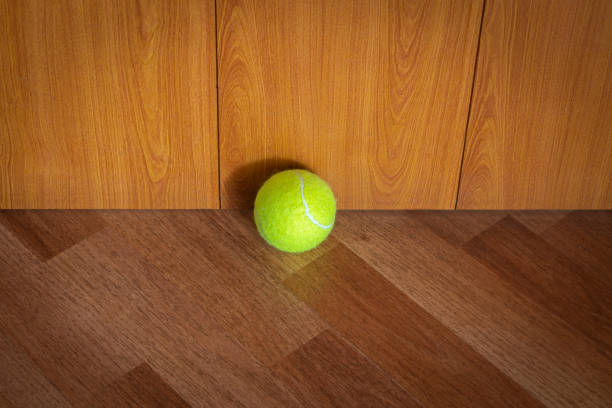
#> input picture tennisBall.jpg, 612 x 408 px
$ jupyter execute Workshop.ipynb
#> lines starting #> are read from the running program, lines starting #| are printed output that depends on the picture; after the words box and inside, x2 and y2 are one past the last pixel; in counts of white or black regions, pixels touching at a corner belong together
[cell 1]
import numpy as np
import cv2
from google.colab.patches import cv2_imshow

[cell 2]
img = cv2.imread("tennisBall.jpg")
#> img is the input picture: shape (408, 612, 3); mean B, G, R 38.6, 87.9, 144.3

print(img.shape)
#| (408, 612, 3)

cv2_imshow(img)

#cv2.imshow("Title", img)
#cv2.waitKey()
#cv2.destroyAllWindows()

[cell 3]
#draw a circle
cv2.circle(img, (100,100), 20, (0,255,0), 2)
cv2_imshow(img)

#draw a rectangle
cv2.rectangle(img, (100,100), (200,200), (0,255,0), 2)
cv2_imshow(img)

#make it grayscale
gray = cv2.cvtColor(img, cv2.COLOR_BGR2GRAY)
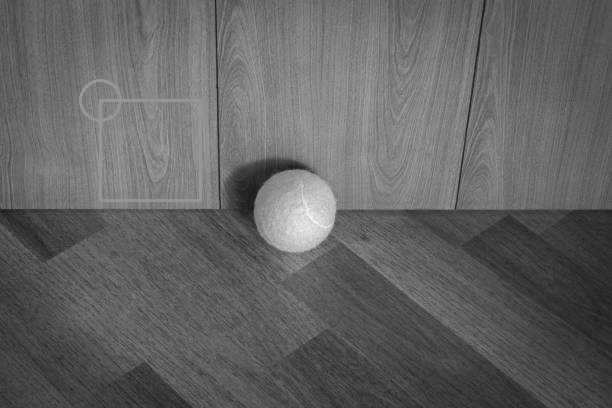
#> gray: shape (408, 612); min 23, max 248, mean 99.3
cv2_imshow(gray)

[cell 4]
#Masking

mask = np.zeros(img.shape[:2], dtype="uint8")
cv2_imshow(mask)

cv2.circle(mask, (150,150), 100, 255, -1)
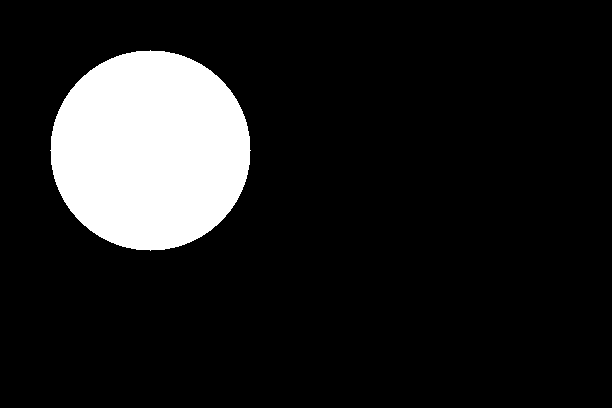
#> mask: shape (408, 612); 12.6% white; 1 white region, box (x1, y1, x2, y2) and area: (50, 50, 251, 251) 31417
cv2_imshow(mask)

#apply mask to image
masked = cv2.bitwise_and(img, img, mask=mask)
cv2_imshow(masked)

[cell 5]
#Searching Through Color
#First lets reload our image to get rid of the rectangles and circles

img = cv2.imread("tennisBall.jpg")
cv2_imshow(img)

greenMask = cv2.inRange(img, (0, 150, 0), (255, 250, 255))
#> greenMask: shape (408, 612); 2% white; 14 white regions (13 under 20 px), largest, box (x1, y1, x2, y2) and area: (258, 171, 337, 253) 4915
cv2_imshow(greenMask)

masked = cv2.bitwise_and(img, img, mask=greenMask)
cv2_imshow(masked)

[cell 6]
multiColorBalls = cv2.imread("multiColorBalls.png")
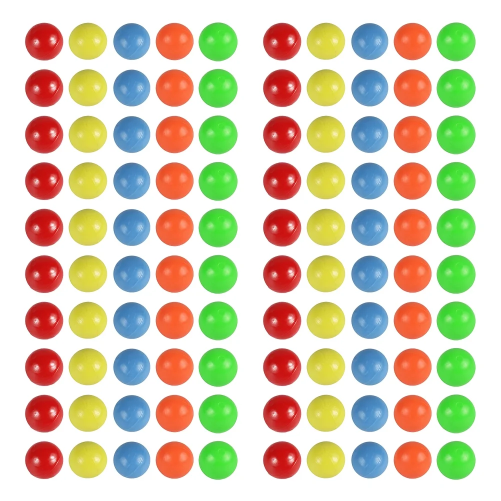
#> input picture multiColorBalls.png, 1002 x 1002 px (shown at 1/2 size)
#> multiColorBalls is the input picture: shape (1002, 1002, 3); mean B, G, R 181, 206.5, 214.9

blueMask = cv2.inRange(multiColorBalls, (100, 0, 0), (255, 255, 255))
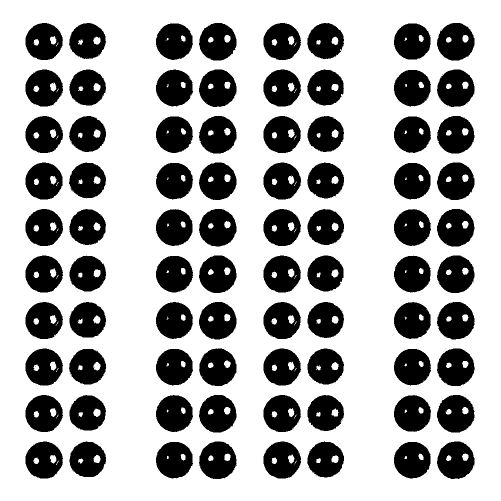
#> blueMask: shape (1002, 1002) (shown at 1/2 size); 67.8% white; 88 black regions (8 under 20 px), largest, box (x1, y1, x2, y2) and area: (398, 232, 473, 307) 4172, (874, 604, 949, 679) 4170, (874, 697, 950, 772) 4170
cv2_imshow(blueMask)
greenMask = cv2.inRange(multiColorBalls, (255, 255, 255), (255, 255, 255))
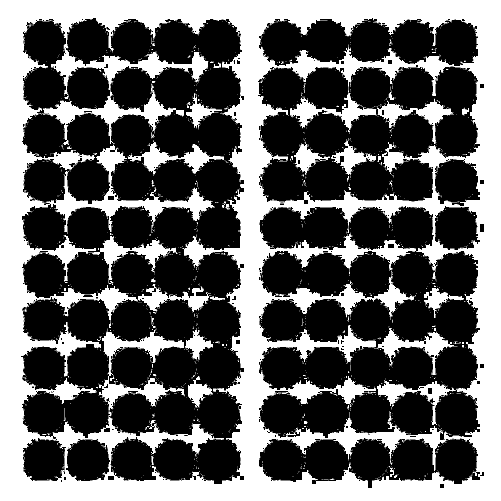
#> greenMask: shape (1002, 1002) (shown at 1/2 size); 38.6% white; 1488 white regions (1441 under 20 px), largest, box (x1, y1, x2, y2) and area: (0, 0, 1002, 1002) 360801, (255, 280, 448, 352) 3890, (755, 656, 915, 750) 3870
cv2_imshow(greenMask)
redMask = cv2.inRange(multiColorBalls, (255, 255, 255), (255, 255, 255))
cv2_imshow(redMask)
yellowMask = cv2.inRange(multiColorBalls, (255, 255, 255), (255, 255, 255))
cv2_imshow(yellowMask)

masked = cv2.bitwise_and(multiColorBalls, multiColorBalls, mask=blueMask)
#> masked: shape (1002, 1002, 3)
cv2_imshow(masked)

[cell 7]
#Eroding
img = cv2.imread("tennisBall.jpg")
cv2_imshow(img)
greenMask = cv2.inRange(img, (0, 150, 0), (255, 255, 255))
#> greenMask: shape (408, 612); 2% white; 14 white regions (13 under 20 px), largest, box (x1, y1, x2, y2) and area: (258, 171, 337, 253) 4960
cv2_imshow(greenMask)
kernel = np.ones((5,5),np.uint8)
eroded = cv2.erode(greenMask, kernel, iterations = 1)
#> eroded: shape (408, 612); 1.7% white; 1 white region, box (x1, y1, x2, y2) and area: (260, 173, 334, 251) 4278
cv2_imshow(eroded)
masked = cv2.bitwise_and(img, img, mask=eroded)
#> masked: shape (408, 612, 3)
cv2_imshow(masked)

[cell 8]
#Dilating
img = cv2.imread("tennisBall.jpg")
cv2_imshow(img)
greenMask = cv2.inRange(img, (0, 130, 0), (255, 255, 255))
#> greenMask: shape (408, 612); 5% white; 625 white regions (585 under 20 px), largest, box (x1, y1, x2, y2) and area: (255, 170, 339, 254) 5409, (319, 70, 348, 180) 1076, (352, 59, 376, 187) 765
cv2_imshow(greenMask)
eroded = cv2.erode(greenMask, kernel, iterations = 3)
#> eroded: shape (408, 612); 1.4% white; 1 white region, box (x1, y1, x2, y2) and area: (262, 177, 330, 247) 3540
cv2_imshow(eroded)
kernel = np.ones((5,5),np.uint8)
dilated = cv2.dilate(eroded, kernel, iterations = 3)
#> dilated: shape (408, 612); 2.1% white; 1 white region, box (x1, y1, x2, y2) and area: (256, 171, 336, 253) 5340
cv2_imshow(dilated)
masked = cv2.bitwise_and(img, img, mask=dilated)
cv2_imshow(masked)

[cell 9]
fourCircles = np.zeros((500,500,1), dtype="uint8")
cv2.circle(fourCircles, (100,100), 20, (255,255,255), -1)
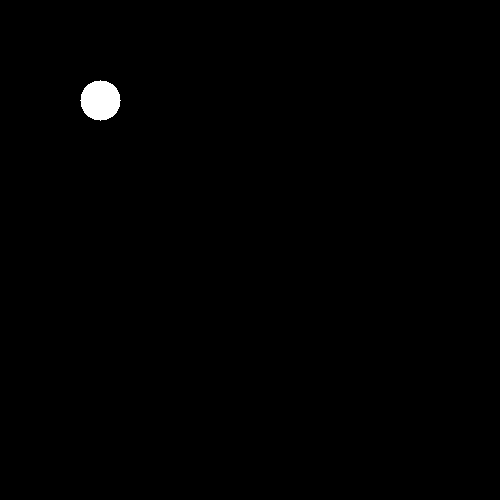
#> fourCircles: shape (500, 500, 1); 0.5% white; 1 white region, box (x1, y1, x2, y2) and area: (80, 80, 121, 121) 1257
cv2.circle(fourCircles, (200,200), 20, (255,255,255), -1)
cv2.circle(fourCircles, (300,300), 20, (255,255,255), -1)
cv2.circle(fourCircles, (400,400), 20, (255,255,255), -1)
cv2_imshow(fourCircles)

contours, hierarchy = cv2.findContours(fourCircles, cv2.RETR_TREE, cv2.CHAIN_APPROX_SIMPLE)
#> contours = 4 contours; box (x1, y1, x2, y2) and area: (380, 380, 421, 421) 1200, (280, 280, 321, 321) 1200, (180, 180, 221, 221) 1200, (80, 80, 121, 121) 1200

cv2.drawContours(fourCircles, contours, -1, (0,0,255), 3)
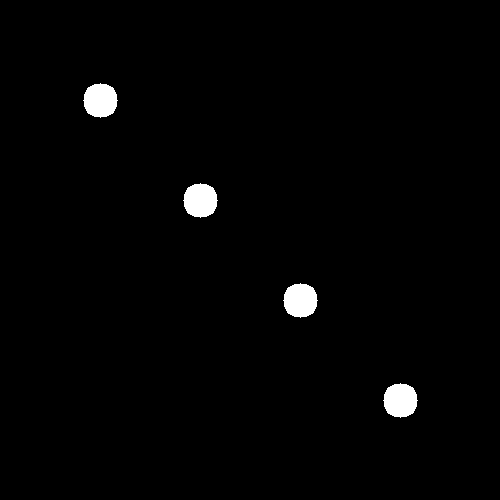
#> fourCircles: shape (500, 500, 1); 1.5% white; 4 white regions, box (x1, y1, x2, y2) and area: (83, 83, 118, 118) 933, (183, 183, 218, 218) 933, (283, 283, 318, 318) 933, (383, 383, 418, 418) 933

print("Num Contours:",len(contours))
#| Num Contours: 4

for c in contours:
  area = cv2.contourArea(c)
  print("Area:", area)
#> this loop made 4 passes
#| Area: 1200.0
#| Area: 1200.0
#| Area: 1200.0
#| Area: 1200.0

[cell 10]
multiColorBalls = cv2.imread("multiColorBalls.png")
cv2_imshow(multiColorBalls)
#convert to grayscale
gray = cv2.cvtColor(multiColorBalls, cv2.COLOR_BGR2GRAY)
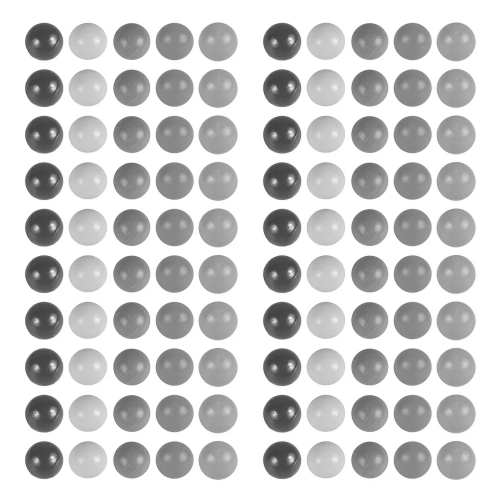
#> gray: shape (1002, 1002) (shown at 1/2 size); min 60, max 255, mean 206.1
cv2_imshow(gray)
#threshold
_, thresh = cv2.threshold(gray, 250, 255, cv2.THRESH_BINARY_INV)
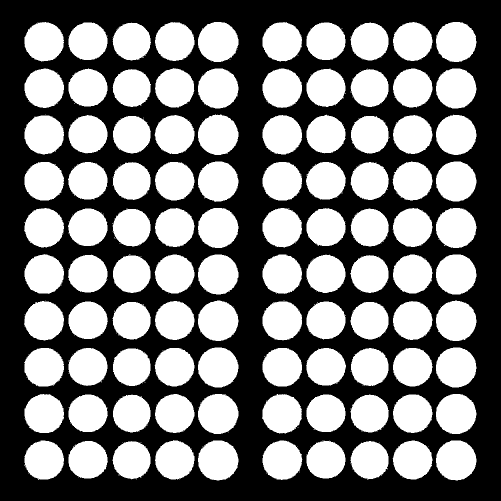
#> thresh: shape (1002, 1002) (shown at 1/2 size); 47.5% white; 315 white regions (215 under 20 px)
cv2_imshow(thresh)
#find contours
contours, hierarchy = cv2.findContours(thresh, cv2.RETR_TREE, cv2.CHAIN_APPROX_SIMPLE)
#> contours = 383 contours, 283 with area under 20; largest, box (x1, y1, x2, y2) and area: (872, 601, 953, 682) 4996, (872, 509, 953, 589) 4994, (396, 229, 477, 310) 4984, (396, 509, 477, 589) 4982, (396, 323, 477, 404) 4978
cv2.drawContours(multiColorBalls, contours, -1, (0,0,255), 3)
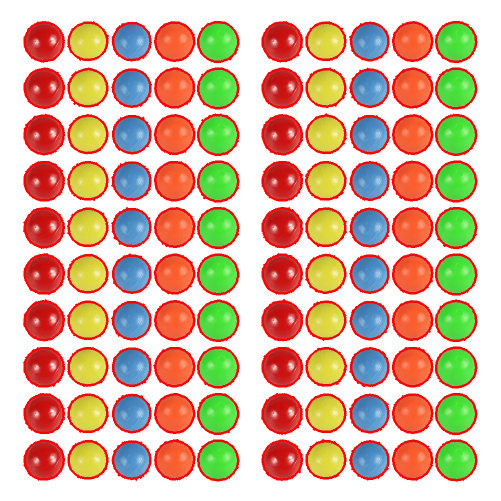
#> multiColorBalls: shape (1002, 1002, 3) (shown at 1/2 size); 11.54% of pixels changed, all inside (x1, y1, x2, y2) = (46, 42, 955, 963)
cv2_imshow(multiColorBalls)
print("There are ", len(contours), "balls in the image")
#| There are  383 balls in the image

# [11 lines of commented-out code are left out]
